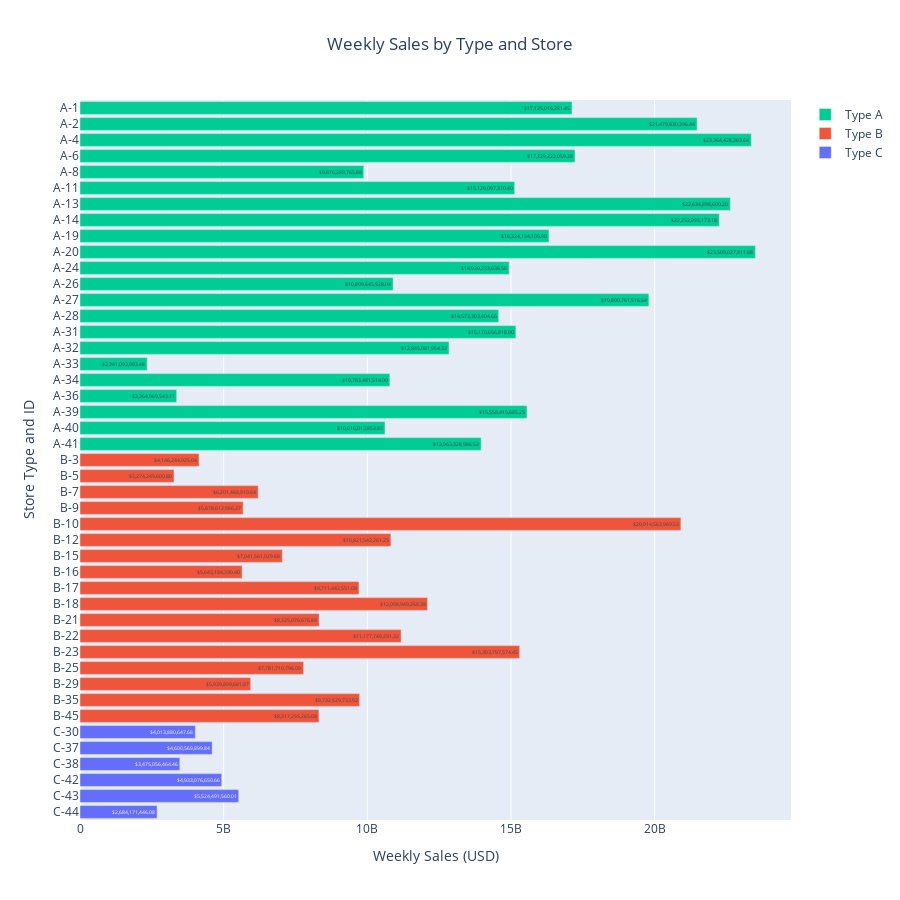

Source (notebook cell):
### Code cell
# THIS IS THE UPDATED GROUPED BAR CHART USING go.Figure() TO IMPOSE ADDITIONAL
# CONTROL ON THE CHART.

# Read the data
df_salesbystore = pd.read_sql(sql_sales_by_store_type_and_store_id, conn)

# Force column names to lowercase so Snowflake will match the model table
df_salesbystore.columns = [col.lower() for col in df_salesbystore.columns]

# Sort your DataFrame by store_type for consistent grouping
df_salesbystore = df_salesbystore.sort_values(by=['store_type', 'store_id'], ascending=[True, False])

# Create figure container
fig = go.Figure()

# Loop through each store type and add bars for its store_ids
store_types = df_salesbystore['store_type'].unique()

# Reverse the list of store_types to show A-B-C top-down on the chart
store_types = store_types[::-1]

print(store_types)

for store_type in store_types:
    df_sub = df_salesbystore[df_salesbystore['store_type'] == store_type]
    # Each go.Bar() trace = one group of bars for a given store type (A, B, C)
    fig.add_trace(go.Bar(
        x=df_sub['total_sales'],
        y=[f"{store_type}-{sid}" for sid in df_sub['store_id']],
        name=f"Type {store_type}",
        orientation='h',
        text=df_sub['total_sales'].map("${:,.2f}".format),
        textposition='auto'
    ))

# We reversed the store_types list to plot the bars as A-B-C from the top of the y-axis
# However, that also reversed the legend. Fix that in the update_traces
fig.update_traces(
    selector=dict(name='Type A'),
    legendrank=1
)
fig.update_traces(
    selector=dict(name='Type B'),
    legendrank=2
)
fig.update_traces(
    selector=dict(name='Type C'),
    legendrank=3
)

# Update layout
fig.update_layout(
    title='Weekly Sales by Type and Store',
    xaxis_title='Weekly Sales (USD)',
    yaxis_title='Store Type and ID',
    barmode='group',
    title_x=0.5,
    height=900
)

fig.show()

### Figure 1 — Plotly figure (JSON) as saved in the notebook; plotly's stock layout.template omitted (floating-point values rounded to 4 significant figures)
{"data": [{"legendrank": 3, "name": "Type C", "orientation": "h", "text": ["$2,684,171,446.08", "$5,524,491,560.01", "$4,933,076,650.66", "$3,475,056,464.46", "$4,600,569,899.84", "$4,013,880,647.68"], "textposition": "auto", "type": "bar", "x": [2684000000.0, 5524000000.0, 4933000000.0, 3475000000.0, 4601000000.0, 4014000000.0], "y": ["C-44", "C-43", "C-42", "C-38", "C-37", "C-30"]}, {"legendrank": 2, "name": "Type B", "orientation": "h", "text": ["$8,317,255,265.08", "$9,732,529,733.92", "$5,939,899,681.87", "$7,781,710,796.09", "$15,303,797,574.45", "$11,177,749,291.32", "$8,325,076,676.84", "$12,098,949,268.38", "$9,711,442,551.08", "$5,643,184,330.40", "$7,041,561,029.68", "$10,821,542,261.25", "$20,914,563,969.53", "$5,678,612,986.27", "$6,201,468,910.64", "$3,274,249,600.80", "$4,146,244,925.04"], "textposition": "auto", "type": "bar", "x": [8317000000.0, 9733000000.0, 5940000000.0, 7782000000.0, 15300000000.0, 11180000000.0, 8325000000.0, 12100000000.0, 9711000000.0, 5643000000.0, 7042000000.0, 10820000000.0, 20910000000.0, 5679000000.0, 6201000000.0, 3274000000.0, 4146000000.0], "y": ["B-45", "B-35", "B-29", "B-25", "B-23", "B-22", "B-21", "B-18", "B-17", "B-16", "B-15", "B-12", "B-10", "B-9", "B-7", "B-5", "B-3"]}, {"legendrank": 1, "name": "Type A", "orientation": "h", "text": ["$13,963,328,986.53", "$10,616,013,853.83", "$15,558,415,685.25", "$3,364,969,543.11", "$10,783,481,514.00", "$2,341,093,983.48", "$12,845,081,954.32", "$15,170,656,818.00", "$14,573,303,404.66", "$19,800,761,516.64", "$10,899,645,928.04", "$14,939,233,638.56", "$23,509,027,811.88", "$16,324,154,105.90", "$22,252,993,173.18", "$22,634,898,600.20", "$15,129,097,370.40", "$9,876,289,765.88", "$17,229,222,059.28", "$23,364,428,363.64", "$21,479,830,396.44", "$17,125,016,281.45"], "textposition": "auto", "type": "bar", "x": [13960000000.0, 10620000000.0, 15560000000.0, 3365000000.0, 10780000000.0, 2341000000.0, 12850000000.0, 15170000000.0, 14570000000.0, 19800000000.0, 10900000000.0, 14940000000.0, 23510000000.0, 16320000000.0, 22250000000.0, 22630000000.0, 15130000000.0, 9876000000.0, 17230000000.0, 23360000000.0, 21480000000.0, 17130000000.0], "y": ["A-41", "A-40", "A-39", "A-36", "A-34", "A-33", "A-32", "A-31", "A-28", "A-27", "A-26", "A-24", "A-20", "A-19", "A-14", "A-13", "A-11", "A-8", "A-6", "A-4", "A-2", "A-1"]}], "layout": {"barmode": "group", "height": 900, "title": {"text": "Weekly Sales by Type and Store", "x": 0.5}, "xaxis": {"title": {"text": "Weekly Sales (USD)"}}, "yaxis": {"title": {"text": "Store Type and ID"}}}}
